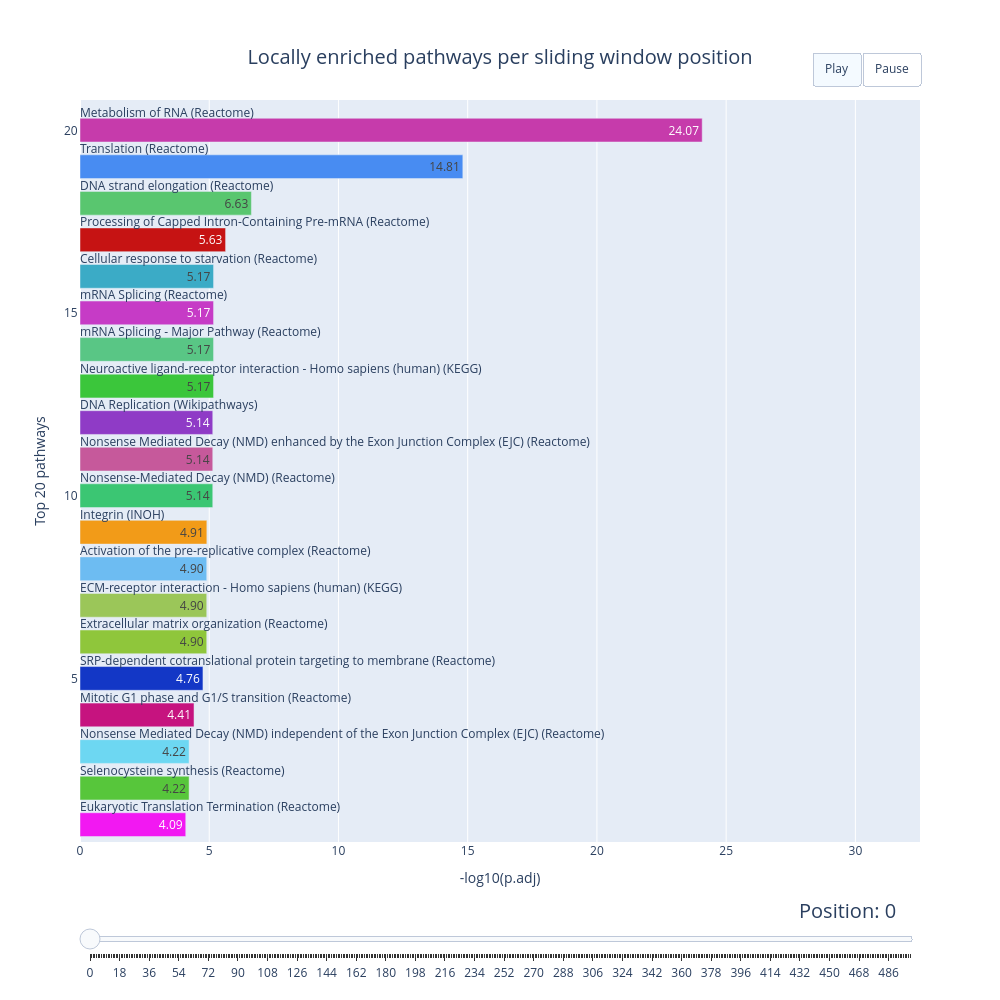

The notebook cell saved with this chart:
### Code cell
import bar_chart_race_._bar_chart_race_plotly as bcr

bcr = bcr._BarChartRace(#data_filename='FAOSTAT_data.csv',
                        #out_filename='race.html', 
                        period_length=500, 
                        interpolate_period=True, 
                        steps_per_period=1, n_bars=20, 
                        fixed_xaxis = True, #animation looks worse (or no animation) if False
                        bar_textposition='inside',
                        val_ax_label = '-log10(p.adj)',
                        scatter_values_inside_bar = True, # scatter inside the bar
                        #plot_pws_yaxis = True,
                        #linebreak_labels = True,
                        #labels_max_len = 100,
                        #linebreak_labels_len_greater = 80,
                        plot_labels_over_bars = True,
                        frame_subset=500)
bcr.make_animation()
